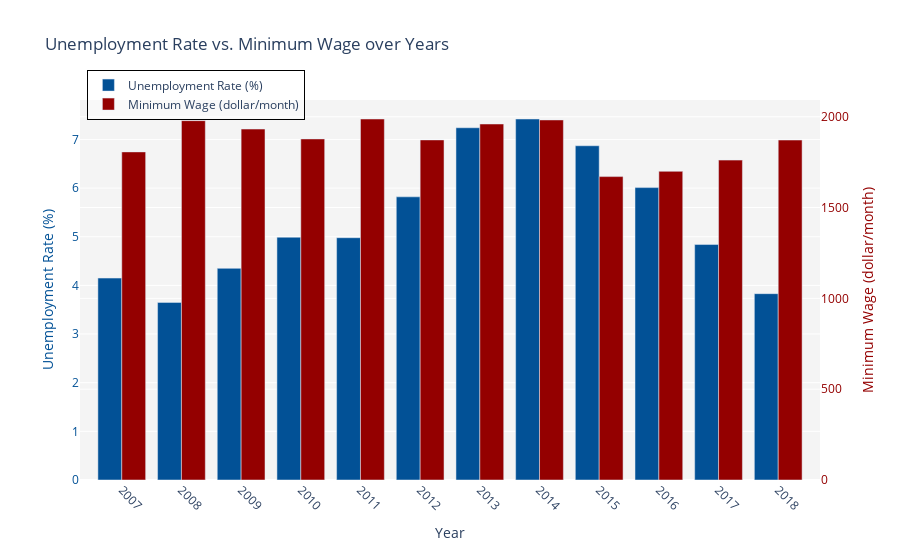

Write notebook code for a chart like this one.
### Markdown cell above
## Impact of minimum wage on the unemployment rate
The plot below illustrates the relationship between the unemployment rate and the minimum wage over a series of years. The blue bars represent the unemployment rate as a percentage, while the green bars indicate the minimum wage in euros per month. This visualization aims to provide insights into how changes in the minimum wage might correlate with fluctuations in the unemployment rate.

### Code cell
import pandas as pd
import plotly.graph_objects as go
import numpy as np

# Function to convert euro to dollar using given exchange rates
exchange_rates = {
    1969: 1.1747, 1970: 1.1747, 1971: 1.1747, 1972: 1.1747, 1973: 1.1747, 1974: 1.1747, 1975: 1.1747,
    1976: 1.1747, 1977: 1.1747, 1978: 1.1747, 1979: 1.1747, 1980: 1.1747, 1981: 1.1747, 1982: 1.1747,
    1983: 1.1747, 1984: 1.1747, 1985: 1.1747, 1986: 1.1747, 1987: 1.1747, 1988: 1.1747, 1989: 1.1747,
    1990: 1.1747, 1991: 1.1747, 1992: 1.1747, 1993: 1.1747, 1994: 1.1747, 1995: 1.1747, 1996: 1.1747,
    1997: 1.1747, 1998: 1.1747, 1999: 1.1747, 2000: 0.92, 2001: 0.90, 2002: 0.95, 2003: 1.13, 2004: 1.24,
    2005: 1.24, 2006: 1.26, 2007: 1.38, 2008: 1.47, 2009: 1.39, 2010: 1.33, 2011: 1.39, 2012: 1.29,
    2013: 1.33, 2014: 1.33, 2015: 1.11, 2016: 1.11, 2017: 1.13, 2018: 1.18
}

def convert_euro_to_dollar(year, amount_euro):
    return amount_euro * exchange_rates.get(year, 1)

minimum_wage_df = pd.read_csv("minimum_wage_data.csv")
consumer_spending_df = pd.read_csv("netherlands-unemployment-rate.csv")

minimum_wage_df['year'] = minimum_wage_df['year'].astype(int)
consumer_spending_df['year'] = consumer_spending_df['year'].astype(int)

merged_df = pd.merge(consumer_spending_df, minimum_wage_df, on='year')

merged_df = merged_df[merged_df['year'] >= 2007]

merged_df['minimum wage per month (dollar)'] = merged_df.apply(
    lambda row: convert_euro_to_dollar(row['year'], row['minimum wage per month (euro)']),
    axis=1
)

years = merged_df['year']
unemployment_rate = merged_df[' Unemployment Rate (%)']
minimum_wage_dollar = merged_df['minimum wage per month (dollar)']

fig = go.Figure()

fig.add_trace(go.Bar(
    x=years - 0.2,
    y=unemployment_rate,
    name='Unemployment Rate (%)',
    marker=dict(color='#025196'),
    yaxis='y1',
    width=0.4
))

fig.add_trace(go.Bar(
    x=years + 0.2,
    y=minimum_wage_dollar,
    name='Minimum Wage (dollar/month)',
    marker=dict(color='#940000'),
    yaxis='y2',
    width=0.4
))

fig.update_layout(
    title='Unemployment Rate vs. Minimum Wage over Years',
    xaxis=dict(
        title='Year',
        tickmode='array',
        tickvals=years,
        ticktext=years,
        tickangle=45
    ),
    yaxis=dict(
        title='Unemployment Rate (%)',
        titlefont=dict(color='#025196'),
        tickfont=dict(color='#025196'),
        side='left'
    ),
    yaxis2=dict(
        title='Minimum Wage (dollar/month)',
        titlefont=dict(color='#940000'),
        tickfont=dict(color='#940000'),
        overlaying='y',
        side='right'
    ),
    legend=dict(
        x=0.01,
        y=1.08,
        bgcolor='rgba(255, 255, 255, 0.5)',
        bordercolor='black',
        borderwidth=1
    ),
    plot_bgcolor='#f4f4f4',
    barmode='group',
    bargap=0.15,
    height=600
)

fig.show()

### Figure 1 — Plotly figure (JSON) as saved in the notebook; plotly's stock layout.template omitted (floating-point values rounded to 4 significant figures)
{"data": [{"marker": {"color": "#025196"}, "name": "Unemployment Rate (%)", "type": "bar", "width": 0.4, "x": [2007.0, 2008.0, 2009.0, 2010.0, 2011.0, 2012.0, 2013.0, 2014.0, 2015.0, 2016.0, 2017.0, 2018.0], "y": [4.15, 3.65, 4.35, 4.99, 4.98, 5.82, 7.24, 7.42, 6.87, 6.01, 4.84, 3.83], "yaxis": "y"}, {"marker": {"color": "#940000"}, "name": "Minimum Wage (dollar/month)", "type": "bar", "width": 0.4, "x": [2007.0, 2008.0, 2009.0, 2010.0, 2011.0, 2012.0, 2013.0, 2014.0, 2015.0, 2016.0, 2017.0, 2018.0], "y": [1806.0, 1978.0, 1932.0, 1878.0, 1987.0, 1872.0, 1960.0, 1982.0, 1670.0, 1699.0, 1761.0, 1872.0], "yaxis": "y2"}], "layout": {"autosize": true, "bargap": 0.15, "barmode": "group", "legend": {"bgcolor": "rgba(255, 255, 255, 0.5)", "bordercolor": "black", "borderwidth": 1, "x": 0.01, "y": 1.08}, "plot_bgcolor": "#f4f4f4", "title": {"text": "Unemployment Rate vs. Minimum Wage over Years"}, "xaxis": {"autorange": true, "range": [2006.0, 2019.0], "tickangle": 45, "tickmode": "array", "ticktext": [2007, 2008, 2009, 2010, 2011, 2012, 2013, 2014, 2015, 2016, 2017, 2018], "tickvals": [2007, 2008, 2009, 2010, 2011, 2012, 2013, 2014, 2015, 2016, 2017, 2018], "title": {"text": "Year"}, "type": "linear"}, "yaxis": {"autorange": true, "range": [0, 7.811], "side": "left", "tickfont": {"color": "#025196"}, "title": {"font": {"color": "#025196"}, "text": "Unemployment Rate (%)"}, "type": "linear"}, "yaxis2": {"autorange": true, "overlaying": "y", "range": [0, 2092.0], "side": "right", "tickfont": {"color": "#940000"}, "title": {"font": {"color": "#940000"}, "text": "Minimum Wage (dollar/month)"}, "type": "linear"}}}
